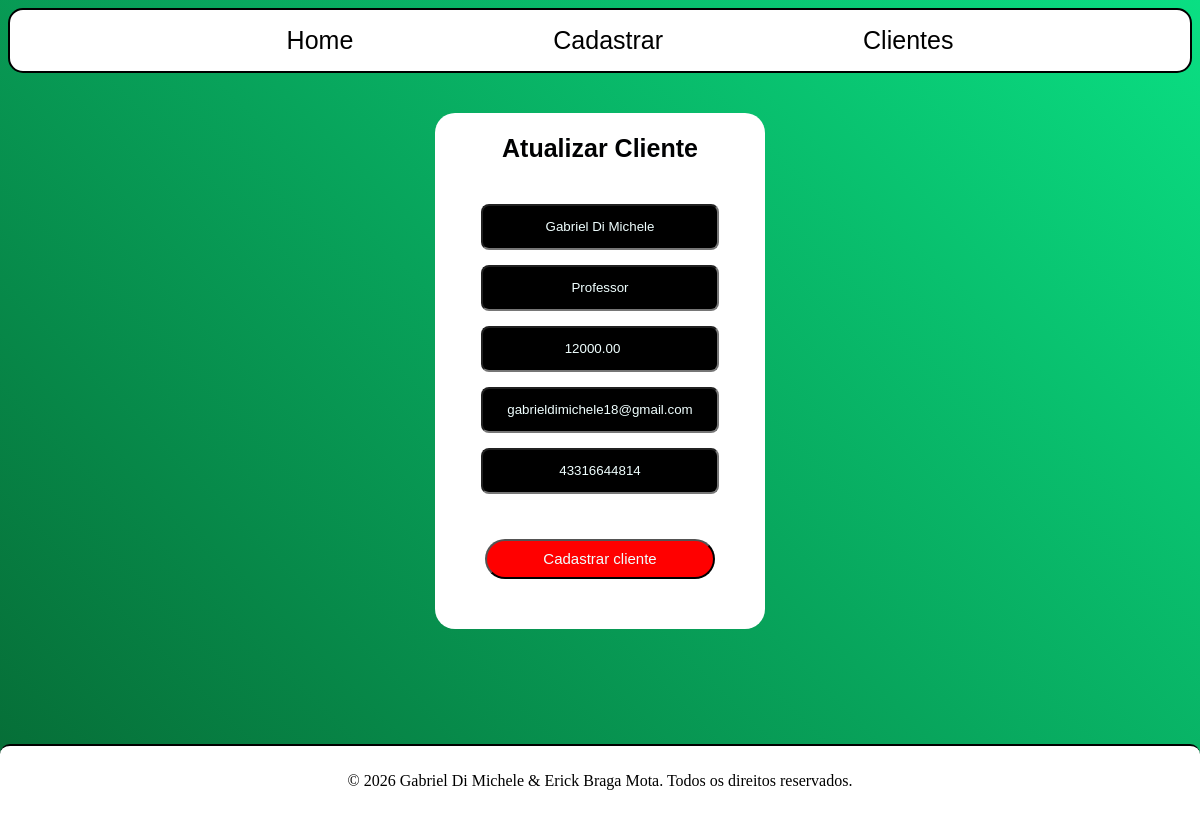
The app's page /editar/1, older data.
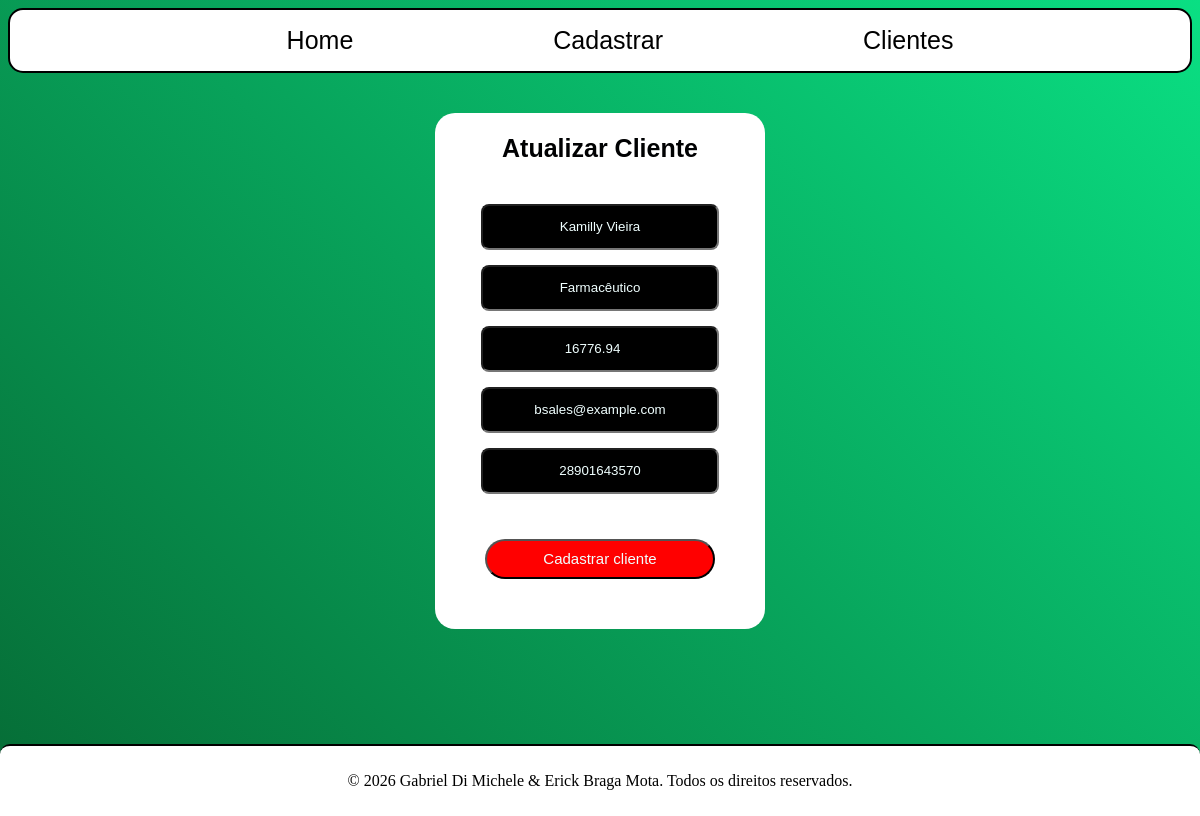
The same page, newer data.
### app.py (models this page shows, shortened)
class Clientes(db.Model):
    id_cliente = db.Column(db.Integer, primary_key=True)
    nome_cliente = db.Column(db.String(40), nullable=False)
    cargo_cliente = db.Column(db.String(40), nullable=False)
    salario_cliente = db.Column(db.Numeric(precision=10, scale=2), nullable=False)
    email_cliente = db.Column(db.String(50), nullable=True)
    cpf_cliente = db.Column(db.String(11), unique=True , nullable=True)

### app.py (the view, shortened to what this page needs)
@app.route('/editar/<int:id_cliente>', methods=["GET","POST"])
def editar(id_cliente):
    cliente = Clientes.query.get_or_404(id_cliente)
    return render_template("editar.html", cliente=cliente)

### templates/editar.html
{% extends 'base.html' %}
{% block conteudo %}
<div class="div-pai">
    <section class="section-cadastro">
        <h2 class="h2-cadastrar">Atualizar Cliente</h2>
        <form action="{{ url_for('editar', id_cliente=cliente.id_cliente) }}" method="POST" class="form-cadastro">
            <div class="div-inputs">
                <input class="input-nome" type="text" name="nome_cliente" value="{{ cliente.nome_cliente }}" placeholder="Nome cliente" required>
                <input class="input-cargo" type="text" name="cargo_cliente" value="{{ cliente.cargo_cliente }}" placeholder="Cargo Cliente" required>
                <input class="input-salario" type="number" name="salario_cliente" step="0.01" value="{{ cliente.salario_cliente }}" placeholder="Salário Cliente" required>
                <input class="input-email" type="email" name="email_cliente" value="{{ cliente.email_cliente }}" placeholder="Email Cliente" required>
                <input class="input-cpf" type="text" name="cpf_cliente" value="{{ cliente.cpf_cliente }}" placeholder="CPF Cliente" pattern="\d{11}"
                    title="Digite um CPF válido com 11 dígitos" required>
                <input class="botao-submit" type="submit" value="Cadastrar cliente">
            </div>
        </form>
    </section>
    {% endblock conteudo %}

Row changes from the older to the newer data that the page shows:
changed Clientes: nome_cliente "Gabriel Di Michele" → "Kamilly Vieira"; cargo_cliente "Professor" → "Farmacêutico"; salario_cliente "12000.00" → "16776.94"; email_cliente "gabrieldimichele18@gmail.com" → "bsales@example.com"; cpf_cliente "43316644814" → "28901643570"
